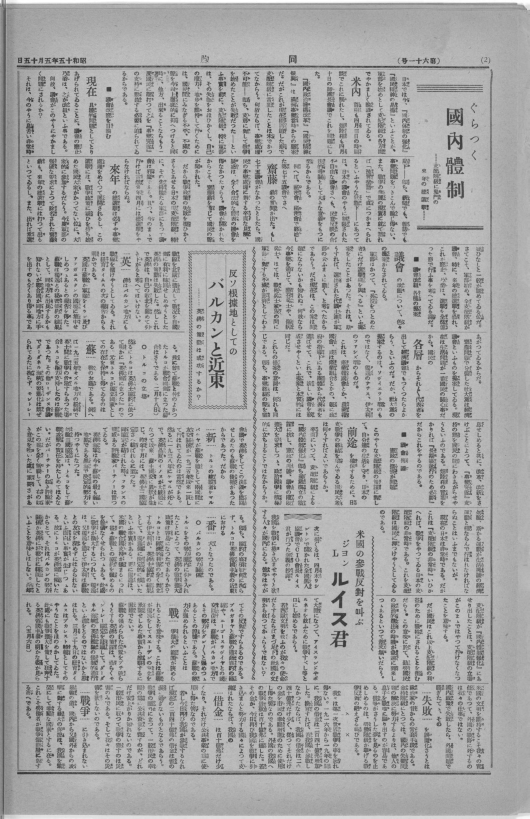
#> input picture input/test/Doho_19400515_0002.jpg, 1588 x 2455 px (shown at 1/3 size); its folder holds only this picture in this run
$ python -i img_preprocess.py   (imports and definitions only)
#> lines starting #> are read from the running program, lines starting #| are printed output that depends on the picture; after the words box and inside, x2 and y2 are one past the last pixel; in counts of white or black regions, pixels touching at a corner belong together
#> further down, picture is the input picture: shape (2455, 1588, 3); min 36, max 255, mean 166.5
import cv2
import numpy as np
import os
import glob
import matplotlib.pyplot as plt

def threshold(img):

    if len(img.shape)==3:
        img_gray = cv2.cvtColor(img,cv2.COLOR_BGR2GRAY)
    else:
        img_gray = img.copy()

    # 大津の二値化
    #ret, img_th = cv2.threshold(img_gray, 0, 255, cv2.THRESH_OTSU)
    # ret: 閾値を返す
    # 適応的閾値処理
    img_th = cv2.adaptiveThreshold(img_gray, 255,
                                   cv2.ADAPTIVE_THRESH_MEAN_C,
                                   cv2.THRESH_BINARY,
                                   55, 15)
    return img_th


def molph(bw_img, horizontal, vertical, black, mode):

    if not(black):
        black_img = cv2.bitwise_not(bw_img)
    else:
        black_img = bw_img.copy()


    h, w = bw_img.shape[:2]

    if vertical > h: k_ver = 3
    else: k_ver = h//vertical
    if horizontal > w: k_hor = 3
    else:  k_hor = w//horizontal
    kernel = cv2.getStructuringElement(cv2.MORPH_RECT, (k_hor, k_ver))

    if mode=="dilate":
        bw_molph = cv2.dilate(black_img, kernel, iterations=1)
    elif mode=="erode":
        bw_molph = cv2.erode(black_img, kernel, iterations=1)
    elif mode=="opening":
        bw_molph = cv2.morphologyEx(black_img, cv2.MORPH_OPEN, kernel)
    elif mode=="closing":
        bw_molph = cv2.morphologyEx(black_img, cv2.MORPH_CLOSE, kernel)


    if not(black):
        return cv2.bitwise_not(bw_molph)
    else:
        return bw_molph


def elim_line(img):

    if len(img.shape)==3:
        img_gray = cv2. cvtColor(img,cv2.COLOR_BGR2GRAY)
    else:
        img_gray = img.copy()

    bw = cv2.adaptiveThreshold(img_gray, 255,
                               cv2.ADAPTIVE_THRESH_MEAN_C,
                               cv2.THRESH_BINARY,
                               3, 5)
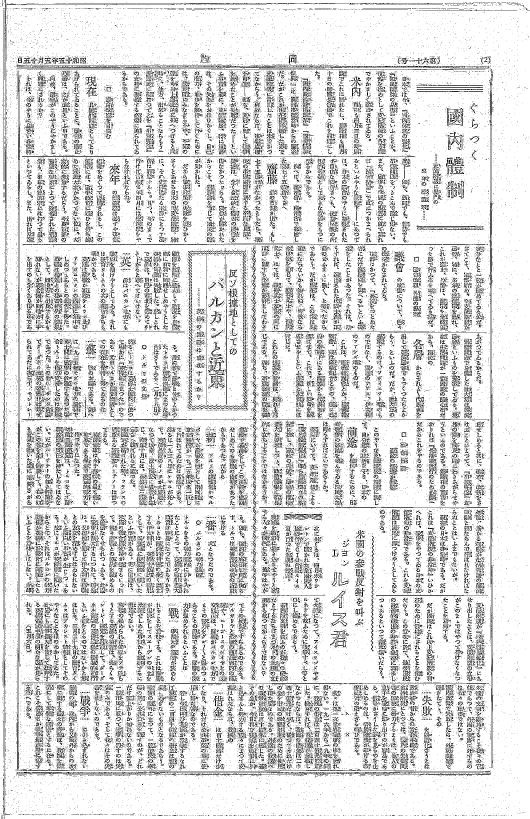
#> bw: shape (2455, 1588) (shown at 1/3 size); 86.4% white; black in thin lines or dots

    bw = cv2.bitwise_not(bw)
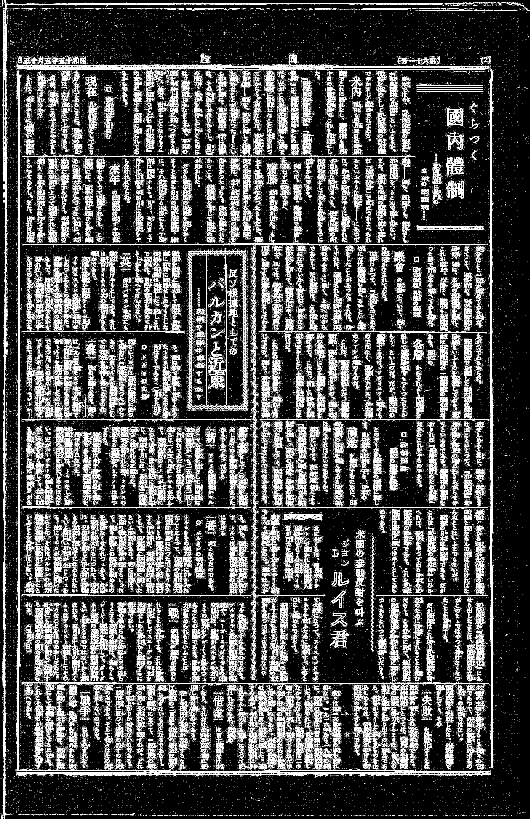
#> bw: shape (2455, 1588) (shown at 1/3 size); 13.6% white in thin lines or dots

    h, w = bw.shape[:2]
#> h = 2455; w = 1588

    # 横幅を計算
    horizontal_size = int(w / 70)
#> horizontal_size = 22
    # 縦幅を計算
    vertical_size = int(h / 60)
#> vertical_size = 40
    #print(horizontal_size, vertical_size)

    # カーネルを定義
    horizontalStructure = cv2.getStructuringElement(cv2.MORPH_RECT, (horizontal_size, 1))
    verticalStructure = cv2.getStructuringElement(cv2.MORPH_RECT, (1, vertical_size))
#> verticalStructure = 40 values from 1 to 1
    # erode, dilateを実行(Opening)
    horizontal = cv2.morphologyEx(bw, cv2.MORPH_OPEN, horizontalStructure)
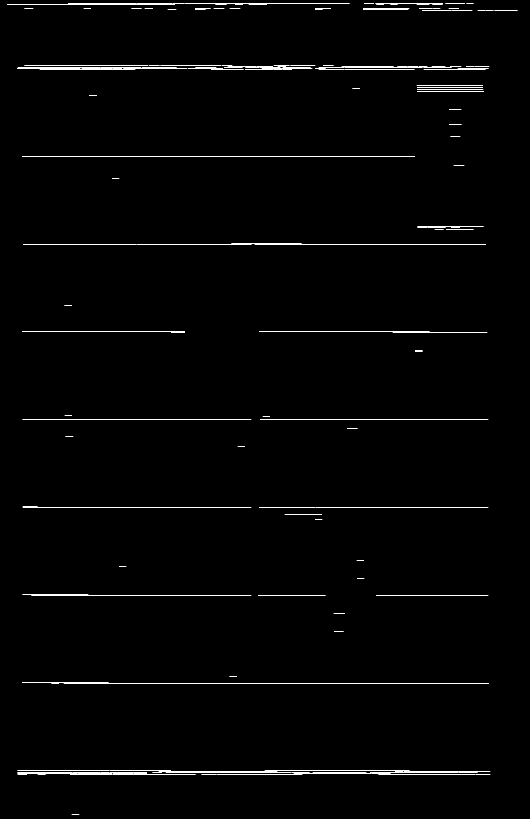
#> horizontal: shape (2455, 1588) (shown at 1/3 size); 0.72% white in thin lines or dots
    vertical = cv2.morphologyEx(bw, cv2.MORPH_OPEN, verticalStructure)
#> vertical: shape (2455, 1588); 0.4% white in thin lines or dots

    # 縦線横線を統合
    #elim_line = horizontal+vertical
    close_hor = molph(horizontal, 10, h, black=True, mode="closing")
#> in molph, `bw_molph = cv2.morphologyEx(black_img, cv2.MORPH_CLOSE, kernel)`: bw_molph: shape (2455, 1588); 0.82% white in thin lines or dots
    dilate_hor = molph(close_hor, w, 200, black=True, mode="dilate")
#> in molph (call 2), `bw_molph = cv2.dilate(black_img, kernel, iterations=1)`: bw_molph: shape (2455, 1588); 6.1% white; 39 white regions, largest, box (x1, y1, x2, y2) and area: (0, 2306, 1472, 2330) 32034, (0, 192, 1469, 216) 31205, (0, 5, 1050, 34) 21672
    dilate_ver = molph(vertical, 700, 100, black=True, mode="dilate")
#> call 3 of molph, with horizontal = 700, vertical = 100, black = True, mode = 'dilate'
#> in molph (call 3), `bw_molph = cv2.dilate(black_img, kernel, iterations=1)`:
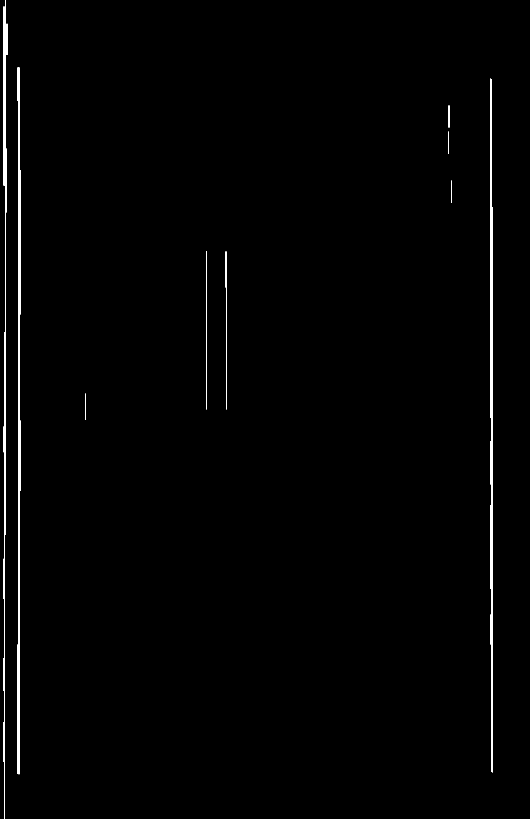
#> bw_molph: shape (2455, 1588) (shown at 1/3 size); 0.78% white; 12 white regions, largest, box (x1, y1, x2, y2) and area: (52, 202, 61, 2323) 9735, (1470, 236, 1479, 2317) 9729, (10, 0, 18, 2455) 7380

    img_th = threshold(img)
#> in threshold, `img_th = cv2.adaptiveThreshold(img_gray, 255, cv2.ADAPTIVE_THRESH_MEAN..`:
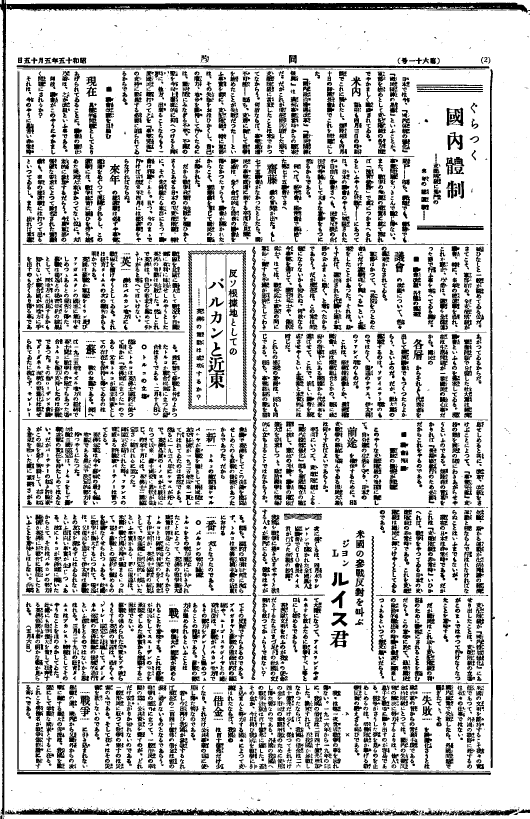
#> img_th: shape (2455, 1588) (shown at 1/3 size); 80.3% white; 5752 black regions (1288 under 20 px)
    src = img_th.copy()
    #src = molph(src, 600, 700, black=False, mode="closing")

    elim_hor = line_contours(src, dilate_hor)
    pre = line_contours(elim_hor, dilate_ver)

    # [5 lines of commented-out code are left out]
    return pre


def line_contours(img, bw):
    h, w = img.shape[:2]
#> h = 2455; w = 1588
    contours, hierarchy = cv2.findContours(bw, cv2.RETR_EXTERNAL, cv2.CHAIN_APPROX_SIMPLE)
#> contours = 39 contours; largest, box (x1, y1, x2, y2) and area: (0, 2306, 1472, 2330) 30541, (0, 192, 1469, 216) 29704, (0, 5, 1050, 34) 20442, (0, 726, 1458, 741) 17078, (0, 2043, 1468, 2057) 16959
    for i, contour in enumerate(contours):
        # 輪郭の面積を求める
        area = cv2.contourArea(contour, True)
#> this loop made 39 passes
#> (contour, area) on passes 1, 4, 5, 6, 8, 9, 10, 11, 14, 15: ([[216, 2438], [216, 2449], [238, 2449], [238, 2438]], -242), ([[689, 2025], [689, 2036], [711, 2036], [711, 2025]], -242), ([[1003, 1889], [1003, 1900], [1031, 1900], [1031, 1889]], -308), ([[1002, 1834], [1002, 1845], [1035, 1845], [1035, 1834]], -363), ([[1072, 1731], [1072, 1742], [1093, 1742], [1093, 1731]], -231), ([[358, 1693], [358, 1704], [379, 1704], [379, 1693]], -231), ([[1071, 1676], [1071, 1687], [1092, 1687], [1092, 1676]], -231), ([[946, 1552], [946, 1563], [967, 1563], [967, 1552]], -231), ([[714, 1334], [714, 1345], [735, 1345], [735, 1334]], -231), ([[197, 1304], [197, 1315], [220, 1315], [220, 1304]], -253)
#> area on passes 2, 3, 7, 12, 13, 17: -30541, -16959, -16735, -1284.5, -16840.5, -8615.5
        #print(f"面積[{i}]: {area}")
    #print((h*0.003)*(w*0.4))
    contours2 = list(filter(lambda x: cv2.contourArea(x) >= 20*(w*0.1), contours))
#> contours2 = 15 contours; largest, box (x1, y1, x2, y2) and area: (0, 2306, 1472, 2330) 30541, (0, 192, 1469, 216) 29704, (0, 5, 1050, 34) 20442, (0, 726, 1458, 741) 17078, (0, 2043, 1468, 2057) 16959
    img_contours = cv2.drawContours(img, contours2, -1, 255, -1, cv2.LINE_AA)
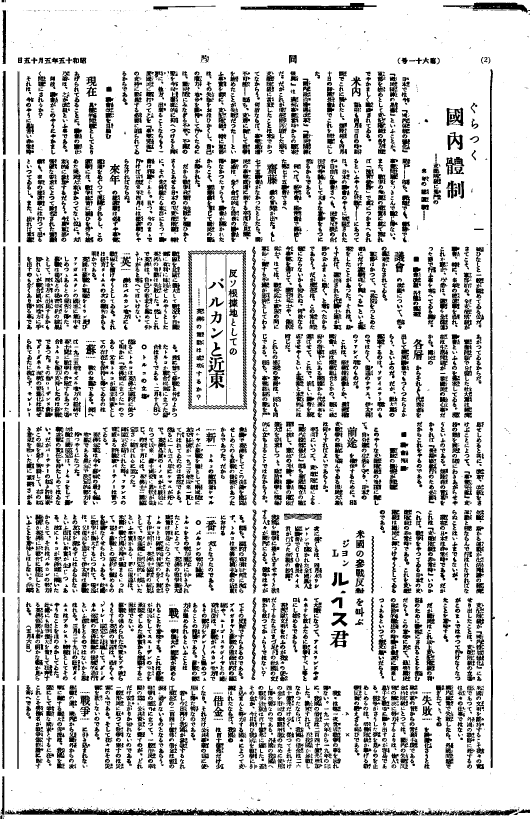
#> img_contours: shape (2455, 1588) (shown at 1/3 size); min 0, max 255, mean 209.1
    #plt.imshow(img_contours, cmap="gray")
    #plt.show()

    return img_contours


"""
def main():
    #実行プログラム

    INPUT_DIR = "./input/Doho_19400201/"
    dirname = os.path.basename(os.path.dirname(INPUT_DIR))

    OUT_DIR = "./output/"+dirname+"/"
    os.makedirs(OUT_DIR+"img_pre/", exist_ok=True)
    os.makedirs(OUT_DIR+"npy/", exist_ok=True)

    list_imgdir = [name for name in glob.glob(INPUT_DIR+"*.jpg")]

    for n in list_imgdir:
        # input image
        filename, _ = os.path.splitext(os.path.basename(n))
        img = cv2.imread(n) # 0 -> gray
        #otsu = otsu_threshold(img)
        elim = elim_line(img)
        np.save(OUT_DIR+"npy/"+filename, elim)
        cv2.imwrite(OUT_DIR+"img_pre/"+filename+".jpg", elim)

    print("create preprocess file")


if __name__ == "__main__":
    main()
"""

>>> import cv2
>>> picture = cv2.imread('../../input/test/Doho_19400515_0002.jpg')
>>> result = elim_line(picture)
#> in line_contours (call 2), `contours, hierarchy = cv2.findContours(bw, cv2.RETR_EXTERNAL, cv2.CHAI..`: contours = 12 contours; largest, box (x1, y1, x2, y2) and area: (52, 202, 61, 2323) 8502, (1470, 236, 1479, 2317) 7965, (10, 0, 18, 2455) 4461, (677, 754, 681, 1228) 829, (618, 754, 621, 1228) 504
#> the loop in line_contours (call 2), `for i, contour in enumerate(contours):` made 12 passes
#> (contour, area) on passes 1, 2, 5, 6, 7, 8, 11: ([[11, 1279], [11, 1356], [12, 1356], [12, 1279]], -77), ([[256, 1181], [256, 1259], [257, 1259], [257, 1181]], -78), ([[1354, 542], [1354, 607], [1355, 607], [1355, 542]], -65), ([[19, 446], [19, 636], [20, 636], [20, 446]], -190), ([[1344, 395], [1344, 461], [1345, 461], [1345, 395]], -66), ([[1346, 316], [1346, 382], [1347, 382], [1347, 316]], -66), ([[20, 71], [20, 164], [21, 164], [21, 71]], -93)
#> area on passes 3, 4, 9, 10, 12: -829, -504, -7965, -8501.5, -4461
#> in line_contours (call 2), `contours2 = list(filter(lambda x: cv2.contourArea(x) >= 20*(w*0.1), co..`: contours2 = 3 contours; box (x1, y1, x2, y2) and area: (52, 202, 61, 2323) 8502, (1470, 236, 1479, 2317) 7965, (10, 0, 18, 2455) 4461
#> in line_contours (call 2), `img_contours = cv2.drawContours(img, contours2, -1, 255, -1, cv2.LINE_..`:
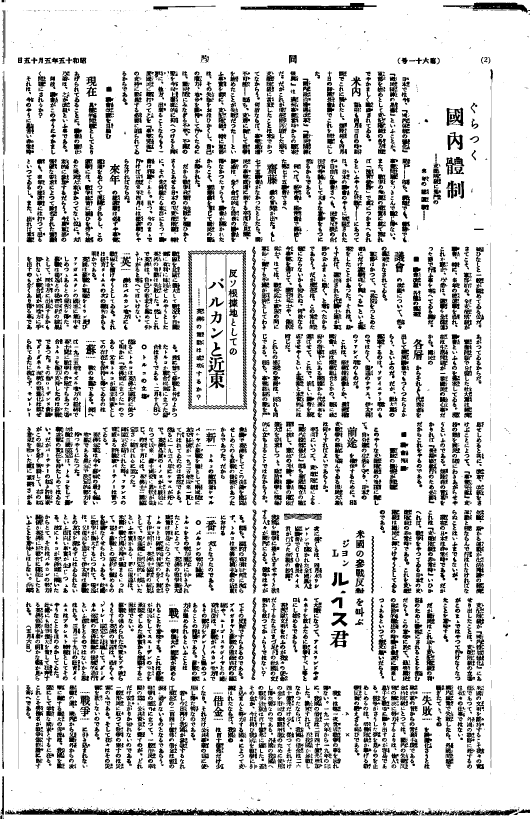
#> img_contours: shape (2455, 1588) (shown at 1/3 size); 0.71% of pixels changed, all inside (x1, y1, x2, y2) = (9, 0, 1479, 2455)
